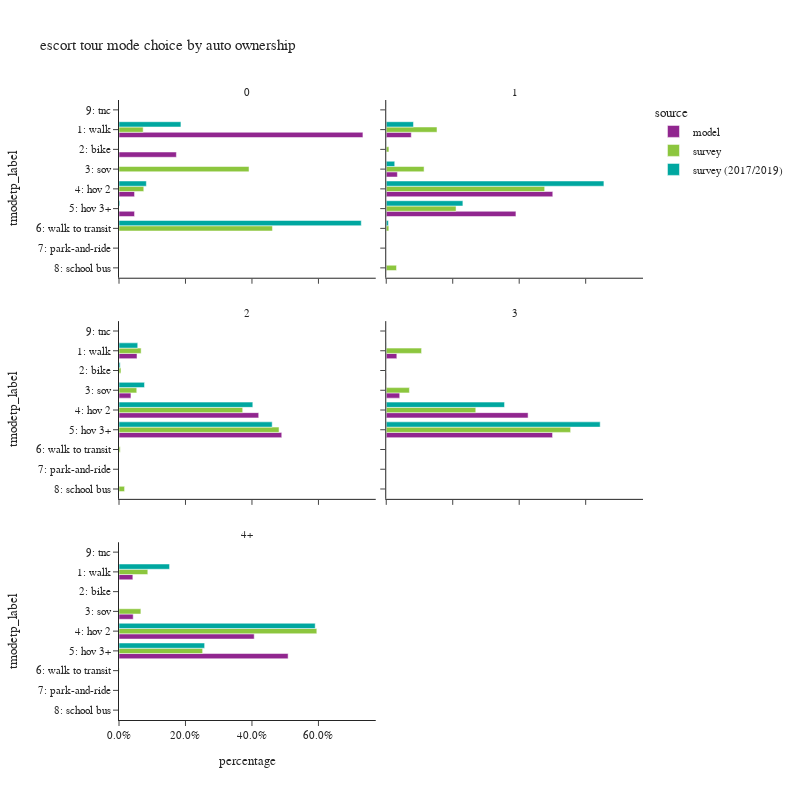

The notebook cell saved with this chart:
### Code cell
plot_mode_choice(es_tour.loc[es_tour['auto_ownership_4+']!="-1"],
                 "auto_ownership_4+",
                 {"auto_ownership_4+":["0","1","2","3","4+"],
                  "tmodetp_label":["1: walk","2: bike","3: sov","4: hov 2","5: hov 3+","6: walk to transit",
                                   "7: park-and-ride","8: school bus","9: other–survey only"]},
                 "auto ownership",2,800)

### Figure 1 — Plotly figure (JSON) as saved in the notebook; plotly's stock layout.template omitted (floating-point values rounded to 4 significant figures)
{"data": [{"alignmentgroup": "True", "customdata": [[204], [48], [13], [13]], "hovertemplate": "source=model<br>auto_ownership_4+=0<br>percentage=%{x}<br>tmodetp_label=%{y}<br>sample count=%{customdata[0]}<extra></extra>", "legendgroup": "model", "marker": {"color": "#91268F", "pattern": {"shape": ""}}, "name": "model", "offsetgroup": "model", "orientation": "h", "showlegend": true, "textposition": "auto", "type": "bar", "x": [0.7338, 0.1727, 0.04676, 0.04676], "xaxis": "x5", "y": ["1: walk", "2: bike", "4: hov 2", "5: hov 3+"], "yaxis": "y5"}, {"alignmentgroup": "True", "customdata": [[110], [49], [732], [570]], "hovertemplate": "source=model<br>auto_ownership_4+=1<br>percentage=%{x}<br>tmodetp_label=%{y}<br>sample count=%{customdata[0]}<extra></extra>", "legendgroup": "model", "marker": {"color": "#91268F", "pattern": {"shape": ""}}, "name": "model", "offsetgroup": "model", "orientation": "h", "showlegend": false, "textposition": "auto", "type": "bar", "x": [0.07529, 0.03354, 0.501, 0.3901], "xaxis": "x6", "y": ["1: walk", "3: sov", "4: hov 2", "5: hov 3+"], "yaxis": "y6"}, {"alignmentgroup": "True", "customdata": [[172], [114], [1334], [1554]], "hovertemplate": "source=model<br>auto_ownership_4+=2<br>percentage=%{x}<br>tmodetp_label=%{y}<br>sample count=%{customdata[0]}<extra></extra>", "legendgroup": "model", "marker": {"color": "#91268F", "pattern": {"shape": ""}}, "name": "model", "offsetgroup": "model", "orientation": "h", "showlegend": false, "textposition": "auto", "type": "bar", "x": [0.05419, 0.03592, 0.4203, 0.4896], "xaxis": "x3", "y": ["1: walk", "3: sov", "4: hov 2", "5: hov 3+"], "yaxis": "y3"}, {"alignmentgroup": "True", "customdata": [[55], [1], [70], [737], [864]], "hovertemplate": "source=model<br>auto_ownership_4+=3<br>percentage=%{x}<br>tmodetp_label=%{y}<br>sample count=%{customdata[0]}<extra></extra>", "legendgroup": "model", "marker": {"color": "#91268F", "pattern": {"shape": ""}}, "name": "model", "offsetgroup": "model", "orientation": "h", "showlegend": false, "textposition": "auto", "type": "bar", "x": [0.03185, 0.000579, 0.04053, 0.4268, 0.5003], "xaxis": "x4", "y": ["1: walk", "2: bike", "3: sov", "4: hov 2", "5: hov 3+"], "yaxis": "y4"}, {"alignmentgroup": "True", "customdata": [[38], [39], [371], [464]], "hovertemplate": "source=model<br>auto_ownership_4+=4+<br>percentage=%{x}<br>tmodetp_label=%{y}<br>sample count=%{customdata[0]}<extra></extra>", "legendgroup": "model", "marker": {"color": "#91268F", "pattern": {"shape": ""}}, "name": "model", "offsetgroup": "model", "orientation": "h", "showlegend": false, "textposition": "auto", "type": "bar", "x": [0.04167, 0.04276, 0.4068, 0.5088], "xaxis": "x", "y": ["1: walk", "3: sov", "4: hov 2", "5: hov 3+"], "yaxis": "y"}, {"alignmentgroup": "True", "customdata": [[5], [1], [1], [4]], "hovertemplate": "source=survey<br>auto_ownership_4+=0<br>percentage=%{x}<br>tmodetp_label=%{y}<br>sample count=%{customdata[0]}<extra></extra>", "legendgroup": "survey", "marker": {"color": "#8CC63E", "pattern": {"shape": ""}}, "name": "survey", "offsetgroup": "survey", "orientation": "h", "showlegend": true, "textposition": "auto", "type": "bar", "x": [0.07271, 0.3911, 0.07453, 0.4616], "xaxis": "x5", "y": ["1: walk", "3: sov", "4: hov 2", "6: walk to transit"], "yaxis": "y5"}, {"alignmentgroup": "True", "customdata": [[42], [9], [19], [99], [66], [6], [2]], "hovertemplate": "source=survey<br>auto_ownership_4+=1<br>percentage=%{x}<br>tmodetp_label=%{y}<br>sample count=%{customdata[0]}<extra></extra>", "legendgroup": "survey", "marker": {"color": "#8CC63E", "pattern": {"shape": ""}}, "name": "survey", "offsetgroup": "survey", "orientation": "h", "showlegend": false, "textposition": "auto", "type": "bar", "x": [0.1527, 0.008094, 0.1138, 0.4766, 0.21, 0.007806, 0.0309], "xaxis": "x6", "y": ["1: walk", "2: bike", "3: sov", "4: hov 2", "5: hov 3+", "6: walk to transit", "8: school bus"], "yaxis": "y6"}, {"alignmentgroup": "True", "customdata": [[34], [5], [20], [160], [164], [2], [4]], "hovertemplate": "source=survey<br>auto_ownership_4+=2<br>percentage=%{x}<br>tmodetp_label=%{y}<br>sample count=%{customdata[0]}<extra></extra>", "legendgroup": "survey", "marker": {"color": "#8CC63E", "pattern": {"shape": ""}}, "name": "survey", "offsetgroup": "survey", "orientation": "h", "showlegend": false, "textposition": "auto", "type": "bar", "x": [0.06657, 0.005922, 0.05341, 0.3721, 0.4815, 0.003742, 0.01675], "xaxis": "x3", "y": ["1: walk", "2: bike", "3: sov", "4: hov 2", "5: hov 3+", "6: walk to transit", "8: school bus"], "yaxis": "y3"}, {"alignmentgroup": "True", "customdata": [[4], [8], [33], [28]], "hovertemplate": "source=survey<br>auto_ownership_4+=3<br>percentage=%{x}<br>tmodetp_label=%{y}<br>sample count=%{customdata[0]}<extra></extra>", "legendgroup": "survey", "marker": {"color": "#8CC63E", "pattern": {"shape": ""}}, "name": "survey", "offsetgroup": "survey", "orientation": "h", "showlegend": false, "textposition": "auto", "type": "bar", "x": [0.1063, 0.06972, 0.2693, 0.5547], "xaxis": "x4", "y": ["1: walk", "3: sov", "4: hov 2", "5: hov 3+"], "yaxis": "y4"}, {"alignmentgroup": "True", "customdata": [[2], [2], [17], [8], [1]], "hovertemplate": "source=survey<br>auto_ownership_4+=4+<br>percentage=%{x}<br>tmodetp_label=%{y}<br>sample count=%{customdata[0]}<extra></extra>", "legendgroup": "survey", "marker": {"color": "#8CC63E", "pattern": {"shape": ""}}, "name": "survey", "offsetgroup": "survey", "orientation": "h", "showlegend": false, "textposition": "auto", "type": "bar", "x": [0.08667, 0.06584, 0.5951, 0.2516, 0.0007552], "xaxis": "x", "y": ["1: walk", "3: sov", "4: hov 2", "5: hov 3+", "6: walk to transit"], "yaxis": "y"}, {"alignmentgroup": "True", "customdata": [[11], [1], [1], [9]], "hovertemplate": "source=survey (2017/2019)<br>auto_ownership_4+=0<br>percentage=%{x}<br>tmodetp_label=%{y}<br>sample count=%{customdata[0]}<extra></extra>", "legendgroup": "survey (2017/2019)", "marker": {"color": "#00A7A0", "pattern": {"shape": ""}}, "name": "survey (2017/2019)", "offsetgroup": "survey (2017/2019)", "orientation": "h", "showlegend": true, "textposition": "auto", "type": "bar", "x": [0.1863, 0.08232, 0.002513, 0.7289], "xaxis": "x5", "y": ["1: walk", "4: hov 2", "5: hov 3+", "6: walk to transit"], "yaxis": "y5"}, {"alignmentgroup": "True", "customdata": [[37], [2], [15], [122], [69], [4], [1]], "hovertemplate": "source=survey (2017/2019)<br>auto_ownership_4+=1<br>percentage=%{x}<br>tmodetp_label=%{y}<br>sample count=%{customdata[0]}<extra></extra>", "legendgroup": "survey (2017/2019)", "marker": {"color": "#00A7A0", "pattern": {"shape": ""}}, "name": "survey (2017/2019)", "offsetgroup": "survey (2017/2019)", "orientation": "h", "showlegend": false, "textposition": "auto", "type": "bar", "x": [0.0819, 0.0004425, 0.02553, 0.6548, 0.2306, 0.006475, 0.0002308], "xaxis": "x6", "y": ["1: walk", "2: bike", "3: sov", "4: hov 2", "5: hov 3+", "6: walk to transit", "9: tnc"], "yaxis": "y6"}, {"alignmentgroup": "True", "customdata": [[47], [6], [14], [169], [169]], "hovertemplate": "source=survey (2017/2019)<br>auto_ownership_4+=2<br>percentage=%{x}<br>tmodetp_label=%{y}<br>sample count=%{customdata[0]}<extra></extra>", "legendgroup": "survey (2017/2019)", "marker": {"color": "#00A7A0", "pattern": {"shape": ""}}, "name": "survey (2017/2019)", "offsetgroup": "survey (2017/2019)", "orientation": "h", "showlegend": false, "textposition": "auto", "type": "bar", "x": [0.05634, 0.003568, 0.0767, 0.4026, 0.4608], "xaxis": "x3", "y": ["1: walk", "2: bike", "3: sov", "4: hov 2", "5: hov 3+"], "yaxis": "y3"}, {"alignmentgroup": "True", "customdata": [[2], [42], [42]], "hovertemplate": "source=survey (2017/2019)<br>auto_ownership_4+=3<br>percentage=%{x}<br>tmodetp_label=%{y}<br>sample count=%{customdata[0]}<extra></extra>", "legendgroup": "survey (2017/2019)", "marker": {"color": "#00A7A0", "pattern": {"shape": ""}}, "name": "survey (2017/2019)", "offsetgroup": "survey (2017/2019)", "orientation": "h", "showlegend": false, "textposition": "auto", "type": "bar", "x": [0.000515, 0.3559, 0.6436], "xaxis": "x4", "y": ["1: walk", "4: hov 2", "5: hov 3+"], "yaxis": "y4"}, {"alignmentgroup": "True", "customdata": [[2], [21], [11]], "hovertemplate": "source=survey (2017/2019)<br>auto_ownership_4+=4+<br>percentage=%{x}<br>tmodetp_label=%{y}<br>sample count=%{customdata[0]}<extra></extra>", "legendgroup": "survey (2017/2019)", "marker": {"color": "#00A7A0", "pattern": {"shape": ""}}, "name": "survey (2017/2019)", "offsetgroup": "survey (2017/2019)", "orientation": "h", "showlegend": false, "textposition": "auto", "type": "bar", "x": [0.1521, 0.5903, 0.2576], "xaxis": "x", "y": ["1: walk", "4: hov 2", "5: hov 3+"], "yaxis": "y"}], "layout": {"annotations": [{"font": {}, "showarrow": false, "text": "4+", "x": 0.245, "xanchor": "center", "xref": "paper", "y": 0.2867, "yanchor": "bottom", "yref": "paper"}, {"font": {}, "showarrow": false, "text": "2", "x": 0.245, "xanchor": "center", "xref": "paper", "y": 0.6433, "yanchor": "bottom", "yref": "paper"}, {"font": {}, "showarrow": false, "text": "3", "x": 0.755, "xanchor": "center", "xref": "paper", "y": 0.6433, "yanchor": "bottom", "yref": "paper"}, {"font": {}, "showarrow": false, "text": "0", "x": 0.245, "xanchor": "center", "xref": "paper", "y": 1.0, "yanchor": "bottom", "yref": "paper"}, {"font": {}, "showarrow": false, "text": "1", "x": 0.755, "xanchor": "center", "xref": "paper", "y": 1.0, "yanchor": "bottom", "yref": "paper"}], "barmode": "group", "height": 800, "legend": {"title": {"text": "source"}, "tracegroupgap": 0}, "title": {"text": "escort tour mode choice by auto ownership"}, "width": 800, "xaxis": {"anchor": "y", "domain": [0.0, 0.49], "tickformat": ".1%", "title": {"text": "percentage"}}, "xaxis2": {"anchor": "y2", "domain": [0.51, 1.0], "matches": "x", "tickformat": ".1%", "title": {"text": "percentage"}}, "xaxis3": {"anchor": "y3", "domain": [0.0, 0.49], "matches": "x", "showticklabels": false, "tickformat": ".1%"}, "xaxis4": {"anchor": "y4", "domain": [0.51, 1.0], "matches": "x", "showticklabels": false, "tickformat": ".1%"}, "xaxis5": {"anchor": "y5", "domain": [0.0, 0.49], "matches": "x", "showticklabels": false, "tickformat": ".1%"}, "xaxis6": {"anchor": "y6", "domain": [0.51, 1.0], "matches": "x", "showticklabels": false, "tickformat": ".1%"}, "yaxis": {"anchor": "x", "categoryarray": ["9: other–survey only", "8: school bus", "7: park-and-ride", "6: walk to transit", "5: hov 3+", "4: hov 2", "3: sov", "2: bike", "1: walk"], "categoryorder": "array", "domain": [0.0, 0.2867], "title": {"text": "tmodetp_label"}}, "yaxis2": {"anchor": "x2", "domain": [0.0, 0.2867], "matches": "y", "showticklabels": false}, "yaxis3": {"anchor": "x3", "categoryarray": ["9: other–survey only", "8: school bus", "7: park-and-ride", "6: walk to transit", "5: hov 3+", "4: hov 2", "3: sov", "2: bike", "1: walk"], "categoryorder": "array", "domain": [0.3567, 0.6433], "matches": "y", "title": {"text": "tmodetp_label"}}, "yaxis4": {"anchor": "x4", "domain": [0.3567, 0.6433], "matches": "y", "showticklabels": false}, "yaxis5": {"anchor": "x5", "categoryarray": ["9: other–survey only", "8: school bus", "7: park-and-ride", "6: walk to transit", "5: hov 3+", "4: hov 2", "3: sov", "2: bike", "1: walk"], "categoryorder": "array", "domain": [0.7133, 1.0], "matches": "y", "title": {"text": "tmodetp_label"}}, "yaxis6": {"anchor": "x6", "domain": [0.7133, 1.0], "matches": "y", "showticklabels": false}}}
